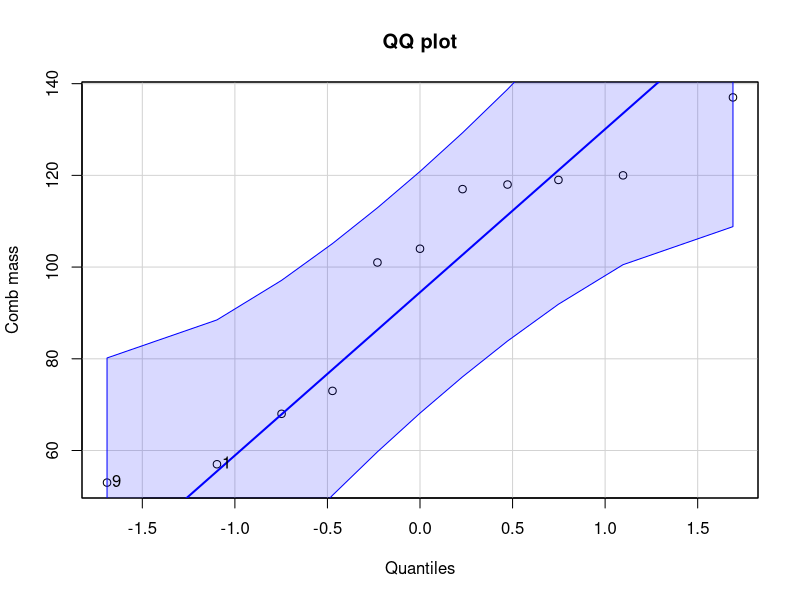

This figure's R source: (Note: this script raises an error after producing the figure.)
## ---- chunk 1
# Loading require packages
library(RcmdrMisc)
## ---- chunk 2
# Import data csv file
df_1 <- read.csv(
  file.path("chap2data1.csv"),
  sep    = ",",
  header = TRUE
)
## ---- chunk 3
#view the data
head(df_1)
tail(df_1)
## ---- chunk 4
# This performs a two-sided t-test to check if the mean of Comb_mass is significantly different from 120.
t.test(df_1$`Comb_mass`,alternative="two.sided",mu=120)
#t.test(df_1$`Comb_mass`,alternative="greater",mu=90)
#t.test(df_1$`Comb_mass`,alternative="less",mu=100)


## ---- chunk 5
# Shapiro-Wilk test for normality assumption
shapiro.test(df_1$`Comb_mass`)
## ---- chunk 6
qqPlot(df_1$`Comb_mass`,main="QQ plot",ylab="Comb mass",xlab="Quantiles")
## ---- chunk 7
df_2 <-read.csv("chap2data2.csv", sep=",", header=T)
## ---- chunk 8
head(df_2)
tail(df_2)
## ---- chunk 9
View(df_2)
## ---- chunk 10
# Calculate variances 
with(df_2, tapply(Comb_mass, Hormone,
var, na.rm=TRUE))

# Perform F-test
var.test(Comb_mass~Hormone,alternative="two.sided",data=df_2)
## ---- chunk 11
#Checking normality assumption (two or more groups simultaneously)
shapiro.test(df_2[df_2[,"Hormone"]=="A","Comb_mass"])
shapiro.test(df_2[df_2[,"Hormone"]=="B","Comb_mass"])
## ---- chunk 12
#t test
t.test(x=chap2data2[1:11,"Comb_mass"],y=chap2data2[12:22,"Comb_mass"],alternative="two.sided",mu=0)
t.test(Comb_mass~Hormone,data=chap2data2)
## ---- chunk 13
chap2data3 <-read.csv("chap2data3.csv", sep=",", header=T)
head(chap2data3)
tail(chap2data3)
## ---- chunk 14
# That the diet has no effect (or is ineffective).
with(chap2data3,(t.test(Before,After,alternative='two.sided',conf.level=.95, paired=TRUE)))

#Creating a variable, Diff (which is the difference between before and after) in the chap2data3 data set
chap2data3$Diff <- chap2data3[,2] - chap2data3[,1]
## ---- chunk 15
#Checking the normality of the differences
head(chap2data3)
shapiro.test(chap2data3$Diff)
## ---- chunk 16
#power analysis
#Power is defined as the probability to reject the null hypothesis (if false) 

#Estimated the pooled variance (sp2)
hA <- chap2data2[chap2data2$Hormone=="A",][,1]
hB <- chap2data2[chap2data2$Hormone=="B",][,1]

SSA <- sum(hA^2)-sum(hA)^2/length(hA)
SSB <- sum(hB^2)-sum(hB)^2/length(hB)

sp2 <- (SSA+SSB)/(length(hA)+length(hB)-2)
sp2

#or

sp2 <- anova(lm(Comb_mass~Hormone,data=chap2data2))[2,3]
sp2


## ---- chunk 17
#Example, for n=11
power.t.test(power=NULL,n=11,sd=sp2^.5,delta=35)

#Extract only the value for power
power.t.test(power=NULL,n=11,sd=sp2^.5,delta=35)$power
## ---- chunk 18


delta <- 20

pwrTable <- data.frame(sample_size=c(5,7,9,11,13,15),
                       pwr=c(power.t.test(power=NULL,n=5,sd=sp2^.5,delta=delta)$power,
                             power.t.test(power=NULL,n=7,sd=sp2^.5,delta=delta)$power,
                             power.t.test(power=NULL,n=9,sd=sp2^.5,delta=delta)$power,
                             power.t.test(power=NULL,n=11,sd=sp2^.5,delta=delta)$power,
                             power.t.test(power=NULL,n=13,sd=sp2^.5,delta=delta)$power,
                             power.t.test(power=NULL,n=15,sd=sp2^.5,delta=delta)$power))


plot(pwrTable,main="When delta=20g")
